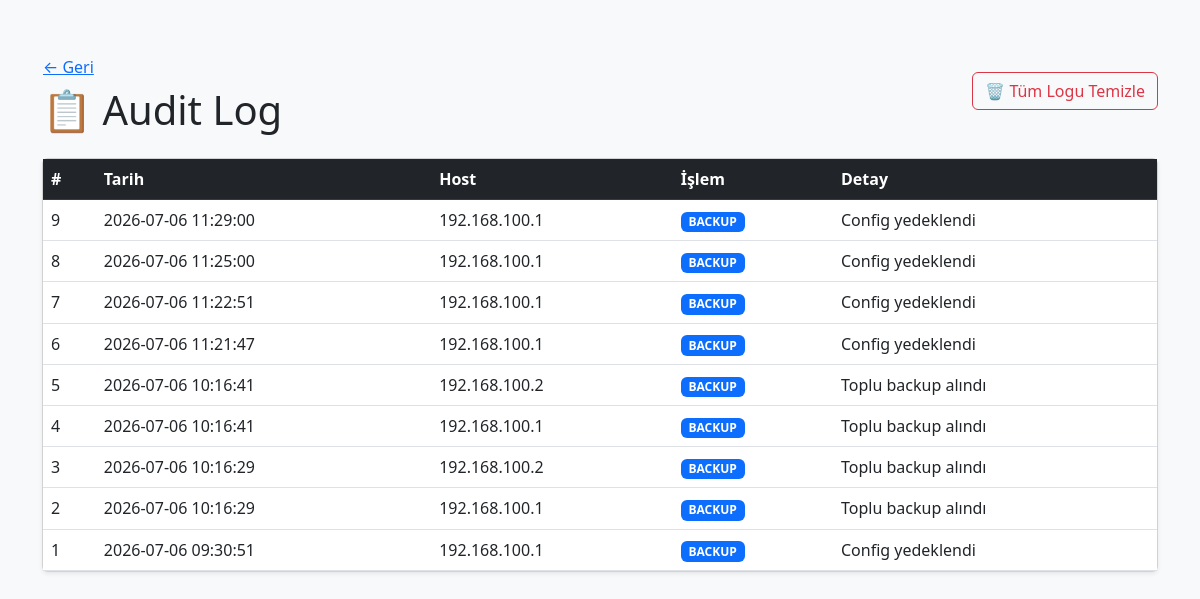
The app's page /audit (signed in) with its own data.
### tables this page shows
CREATE TABLE audit_log (
        id INTEGER PRIMARY KEY AUTOINCREMENT,
        tarih TEXT,
        host TEXT,
        islem TEXT,
        detay TEXT,
        user_id INTEGER
    );

### app.py (the view)
@app.route('/audit')
@login_required
def audit():
    logs = log_listele(current_user.id)
    return render_template('audit.html', logs=logs)

### app.py (called while the page is built)
@login_manager.user_loader
def load_user(user_id):
    import sqlite3
    conn = sqlite3.connect("audit.db")
    c = conn.cursor()
    c.execute("SELECT * FROM users WHERE id = ?", (user_id,))
    user = c.fetchone()
    conn.close()
    if user:
        return User(user[0], user[1])
    return None

### database.py (called while the page is built)
def log_listele(user_id=None):
    conn = sqlite3.connect(DB_FILE)
    c = conn.cursor()
    if user_id:
        c.execute("SELECT * FROM audit_log WHERE user_id = ? ORDER BY id DESC", (user_id,))
    else:
        c.execute("SELECT * FROM audit_log ORDER BY id DESC")
    rows = c.fetchall()
    conn.close()
    return rows

### templates/audit.html (shortened to what this page needs)
<!DOCTYPE html>
<html lang="tr">
<head>
    <link href="https://cdn.jsdelivr.net/npm/bootstrap@5.3.0/dist/css/bootstrap.min.css" rel="stylesheet">
</head>
<body class="bg-light">
    <div class="container py-5">
        <div class="d-flex justify-content-between align-items-center mb-4">
            <div>
                <a href="/" class="btn btn-link ps-0">← Geri</a>
                <h1 class="mb-0">📋 Audit Log</h1>
            </div>
            {% if logs %}
            <button class="btn btn-outline-danger"
                onclick="temizleOnay()">🗑 Tüm Logu Temizle</button>
            {% endif %}
        </div>
        <div class="card shadow-sm">
            <div class="card-body p-0">
                <table class="table table-hover mb-0">
                    <thead class="table-dark">
                        <tr>
                            <th>#</th>
                            <th>Tarih</th>
                            <th>Host</th>
                            <th>İşlem</th>
                            <th>Detay</th>
                        </tr>
                    </thead>
                    <tbody>
                        {% for log in logs %}
                        <tr>
                            <td>{{ log[0] }}</td>
                            <td>{{ log[1] }}</td>
                            <td>{{ log[2] }}</td>
                            <td>
                                {% if log[3] == "BACKUP" %}
                                    <span class="badge bg-primary">{{ log[3] }}</span>
                                {% elif log[3] == "CONFIG DIFF" %}
                                    <span class="badge bg-warning text-dark">{{ log[3] }}</span>
                                {% else %}
                                    <span class="badge bg-secondary">{{ log[3] }}</span>
                                {% endif %}
                            </td>
                            <td>{{ log[4] }}</td>
                        </tr>
                        {% else %}
                        <tr><td colspan="5" class="text-center text-muted py-4">Henüz kayıt yok</td></tr>
                        {% endfor %}
                    </tbody>
                </table>
            </div>
        </div>
    </div>
</body>
</html>

### records on screen
audit_log: id "9", tarih "2026-07-06 11:29:00", host "192.168.100.1", islem "BACKUP", detay "Config yedeklendi"
audit_log: id "8", tarih "2026-07-06 11:25:00", host "192.168.100.1", islem "BACKUP", detay "Config yedeklendi"
audit_log: id "7", tarih "2026-07-06 11:22:51", host "192.168.100.1", islem "BACKUP", detay "Config yedeklendi"
audit_log: id "6", tarih "2026-07-06 11:21:47", host "192.168.100.1", islem "BACKUP", detay "Config yedeklendi"
audit_log: id "5", tarih "2026-07-06 10:16:41", host "192.168.100.2", islem "BACKUP", detay "Toplu backup alındı"
audit_log: id "4", tarih "2026-07-06 10:16:41", host "192.168.100.1", islem "BACKUP", detay "Toplu backup alındı"
audit_log: id "3", tarih "2026-07-06 10:16:29", host "192.168.100.2", islem "BACKUP", detay "Toplu backup alındı"
audit_log: id "2", tarih "2026-07-06 10:16:29", host "192.168.100.1", islem "BACKUP", detay "Toplu backup alındı"
audit_log: id "1", tarih "2026-07-06 09:30:51", host "192.168.100.1", islem "BACKUP", detay "Config yedeklendi"
